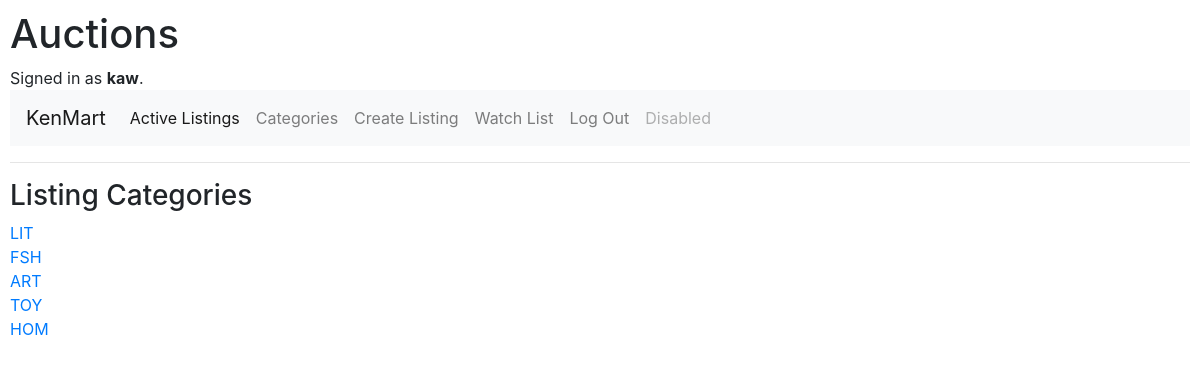
Page /categories (signed in) on the committed database.
### auctions/models.py (models this page shows, shortened)
class User(AbstractUser):
    pass

class Listing(models.Model):
    class Categories(models.TextChoices):
        FASHION = 'FSH', _('Fashion')
        TOYS = 'TOY', _('Toys')
        ELECTRONICS = 'ELC', _('Electronics')
        HOME = 'HOM', _('Home')
        ART = 'ART', _('Art')
        LITERATURE = 'LIT', _('Literature')
    listing_id   = models.AutoField(primary_key=True)
    listing_cat  = models.CharField(max_length=20, choices=Categories.choices, default=Categories.HOME)
    listing_name = models.CharField(max_length=100)
    description  = models.CharField(max_length=200, default="please provide a description")
    close_date   = models.DateTimeField(default=now_plus_7())
    starting_bid = models.DecimalField(max_digits=8, decimal_places=2, default=0.00)
    listing_img  = models.ImageField(upload_to='images/', null=True, blank=True)
    listings = models.Manager()

### auctions/views.py (the view)
# urls.py: path("categories", views.categories, name='categories'),
def categories(request):
    categories = Listing.listings.all()
    dist_cats = []
    for listing in categories:
        if listing.listing_cat not in dist_cats:
            dist_cats.append(listing.listing_cat)
    return render(request, "auctions/categories.html", {
        'categories': dist_cats
    })

### auctions/templates/auctions/categories.html
{% extends "auctions/layout.html" %}
{% block body%}
<h3>Listing Categories</h3>
{% for category in categories%}
    <div class="row col-3 text-center">
        <a href="/{{category}}">{{category}}</a>
    </div>
{% endfor %}
{% endblock body%}

### auctions/templates/auctions/layout.html (shortened to what this page needs)
{% load static %}
<!DOCTYPE html>
<html lang="en">
    <head>
        <link rel="stylesheet" href="https://stackpath.bootstrapcdn.com/bootstrap/4.4.1/css/bootstrap.min.css">
        <link href="{% static 'auctions/styles.css' %}" rel="stylesheet">
    </head>
    <body>
        <h1>Auctions</h1>
        <div>
            {% if user.is_authenticated %}
                Signed in as <strong>{{ user.username }}</strong>.
            {% else %}
                Not signed in.
            {% endif %}
        </div>
        <nav class="navbar navbar-expand-lg navbar-light bg-light">
            <a class="navbar-brand" href="{% url 'index' %}" >KenMart</a>
            <div class="collapse navbar-collapse" id="navbarNav">
              <ul class="navbar-nav">
                <li class="nav-item active">
                  <a class="nav-link" href="{% url 'index' %}">Active Listings<span class="sr-only">(current)</span></a>
                </li>
                <li class="nav-item">
                    <a class="nav-link" href="{% url 'categories' %}">Categories</a>
                </li>
                {% if user.is_authenticated %}
                    <li class="nav-item">
                        <a class="nav-link" href="{% url 'add_listing' %}">Create Listing</a>
                    </li>
                    <li class="nav-item">
                        <a class="nav-link" href="{% url 'index' %}">Watch List</a>
                    </li>
                    <li class="nav-item">
                        <a class="nav-link" href="{% url 'logout' %}">Log Out</a>
                    </li>
                    <li class="nav-item">
                        <a class="nav-link disabled" href="#">Disabled</a>
                    </li>
                {% endif %}
              </ul>
            </div>
          </nav>
        <hr>
        {% block body %}
        {% endblock %}
    </body>
</html>

### auctions/static/auctions/styles.css (style rules this page uses)
body { padding: 10px; }

### rows in the picture
User: username "kaw"
Listing: categories "LIT"
Listing: categories "FSH"
Listing: categories "ART"
Listing: categories "TOY"
Listing: categories "HOM"
